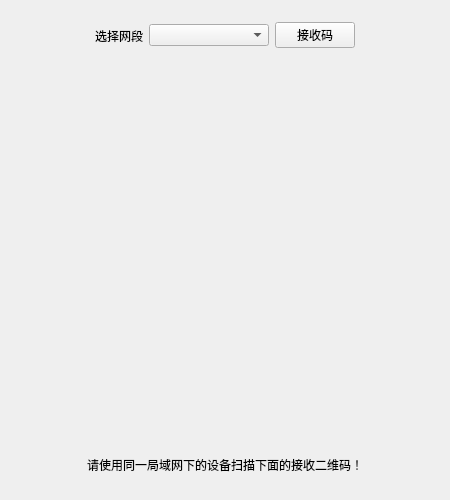
<?xml version="1.0" encoding="UTF-8"?>
<ui version="4.0">
 <class>webreceive</class>
 <widget class="QWidget" name="webreceive">
  <property name="geometry">
   <rect>
    <x>0</x>
    <y>0</y>
    <width>450</width>
    <height>500</height>
   </rect>
  </property>
  <property name="sizePolicy">
   <sizepolicy hsizetype="Fixed" vsizetype="Fixed">
    <horstretch>0</horstretch>
    <verstretch>0</verstretch>
   </sizepolicy>
  </property>
  <property name="minimumSize">
   <size>
    <width>450</width>
    <height>500</height>
   </size>
  </property>
  <property name="maximumSize">
   <size>
    <width>450</width>
    <height>500</height>
   </size>
  </property>
  <property name="windowTitle">
   <string>Form</string>
  </property>
  <layout class="QVBoxLayout" name="verticalLayout">
   <item>
    <widget class="QWidget" name="widget_2" native="true">
     <layout class="QHBoxLayout" name="horizontalLayout">
      <item>
       <spacer name="horizontalSpacer_3">
        <property name="orientation">
         <enum>Qt::Horizontal</enum>
        </property>
        <property name="sizeHint" stdset="0">
         <size>
          <width>40</width>
          <height>20</height>
         </size>
        </property>
       </spacer>
      </item>
      <item>
       <widget class="QLabel" name="label_2">
        <property name="text">
         <string>选择网段</string>
        </property>
       </widget>
      </item>
      <item>
       <widget class="QComboBox" name="ips_combox">
        <property name="sizePolicy">
         <sizepolicy hsizetype="Fixed" vsizetype="Fixed">
          <horstretch>0</horstretch>
          <verstretch>0</verstretch>
         </sizepolicy>
        </property>
        <property name="minimumSize">
         <size>
          <width>120</width>
          <height>0</height>
         </size>
        </property>
        <property name="maximumSize">
         <size>
          <width>120</width>
          <height>16777215</height>
         </size>
        </property>
       </widget>
      </item>
      <item>
       <widget class="QPushButton" name="generateCodeBtn">
        <property name="sizePolicy">
         <sizepolicy hsizetype="Fixed" vsizetype="Fixed">
          <horstretch>0</horstretch>
          <verstretch>0</verstretch>
         </sizepolicy>
        </property>
        <property name="text">
         <string>接收码</string>
        </property>
       </widget>
      </item>
      <item>
       <spacer name="horizontalSpacer_4">
        <property name="orientation">
         <enum>Qt::Horizontal</enum>
        </property>
        <property name="sizeHint" stdset="0">
         <size>
          <width>40</width>
          <height>20</height>
         </size>
        </property>
       </spacer>
      </item>
     </layout>
    </widget>
   </item>
   <item>
    <widget class="QWidget" name="widget_4" native="true">
     <property name="sizePolicy">
      <sizepolicy hsizetype="Minimum" vsizetype="Minimum">
       <horstretch>0</horstretch>
       <verstretch>0</verstretch>
      </sizepolicy>
     </property>
     <property name="minimumSize">
      <size>
       <width>350</width>
       <height>350</height>
      </size>
     </property>
     <layout class="QHBoxLayout" name="horizontalLayout_3">
      <item>
       <widget class="QWidget" name="qrcode_area" native="true">
        <property name="sizePolicy">
         <sizepolicy hsizetype="Fixed" vsizetype="Fixed">
          <horstretch>0</horstretch>
          <verstretch>0</verstretch>
         </sizepolicy>
        </property>
        <property name="minimumSize">
         <size>
          <width>350</width>
          <height>350</height>
         </size>
        </property>
        <property name="maximumSize">
         <size>
          <width>350</width>
          <height>350</height>
         </size>
        </property>
       </widget>
      </item>
     </layout>
    </widget>
   </item>
   <item>
    <widget class="QWidget" name="widget_3" native="true">
     <property name="sizePolicy">
      <sizepolicy hsizetype="Preferred" vsizetype="Preferred">
       <horstretch>0</horstretch>
       <verstretch>0</verstretch>
      </sizepolicy>
     </property>
     <property name="minimumSize">
      <size>
       <width>0</width>
       <height>0</height>
      </size>
     </property>
     <layout class="QHBoxLayout" name="horizontalLayout_2">
      <item>
       <spacer name="horizontalSpacer">
        <property name="orientation">
         <enum>Qt::Horizontal</enum>
        </property>
        <property name="sizeHint" stdset="0">
         <size>
          <width>40</width>
          <height>20</height>
         </size>
        </property>
       </spacer>
      </item>
      <item>
       <widget class="QLabel" name="label">
        <property name="text">
         <string>请使用同一局域网下的设备扫描下面的接收二维码！</string>
        </property>
       </widget>
      </item>
      <item>
       <spacer name="horizontalSpacer_2">
        <property name="orientation">
         <enum>Qt::Horizontal</enum>
        </property>
        <property name="sizeHint" stdset="0">
         <size>
          <width>40</width>
          <height>20</height>
         </size>
        </property>
       </spacer>
      </item>
     </layout>
    </widget>
   </item>
  </layout>
 </widget>
 <resources/>
 <connections/>
</ui>
